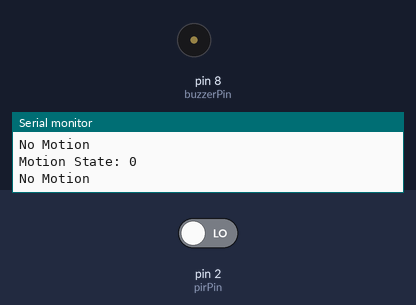
Recording of a sketch running on a simulated Arduino Uno, built with avr-gcc and run on an emulated ATmega328P. Parts: buzzer (waves = sounding, pin HIGH), the last lines printed to the serial monitor. The test bench sets the inputs (shaded band); at power-on: pin 2 (pirPin) LOW.

Above: at 1.8 s.
1.9 s: pin 2 (pirPin) driven HIGH
At 2.3 s:
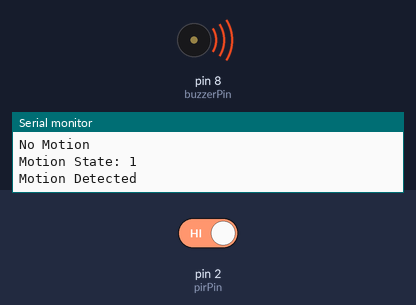
3.5 s: pin 2 (pirPin) driven LOW
At 4.7 s:
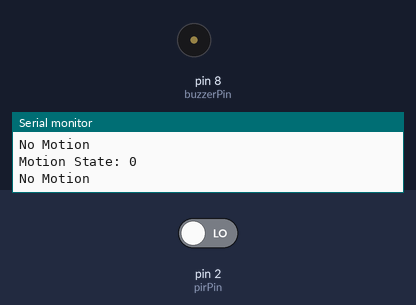
Timing chart, 0 to 6.5 s (numbered marks = the images above; inputs shaded):
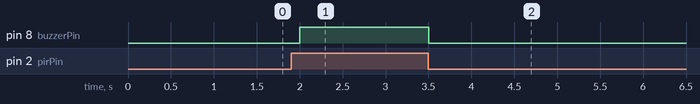

The sketch:

PIR-Motion-Alarm.ino
```cpp
int pirPin = 2;
int buzzerPin = 8;

int motionState = 0;

void setup()
{
    pinMode(pirPin, INPUT);
    pinMode(buzzerPin, OUTPUT);

    Serial.begin(9600);
}

void loop()
{
    motionState = digitalRead(pirPin);

    Serial.print("Motion State: ");
    Serial.println(motionState);

    if(motionState == HIGH)
    {
        digitalWrite(buzzerPin, HIGH);
        Serial.println("Motion Detected");
    }
    else
    {
        digitalWrite(buzzerPin, LOW);
        Serial.println("No Motion");
    }

    delay(500);
}
```

Measured:
- after the input at 1.9 s, pin 8 (buzzerPin): LOW → HIGH after 0.10 s
- after the input at 3.5 s, pin 8 (buzzerPin): HIGH → LOW at once
